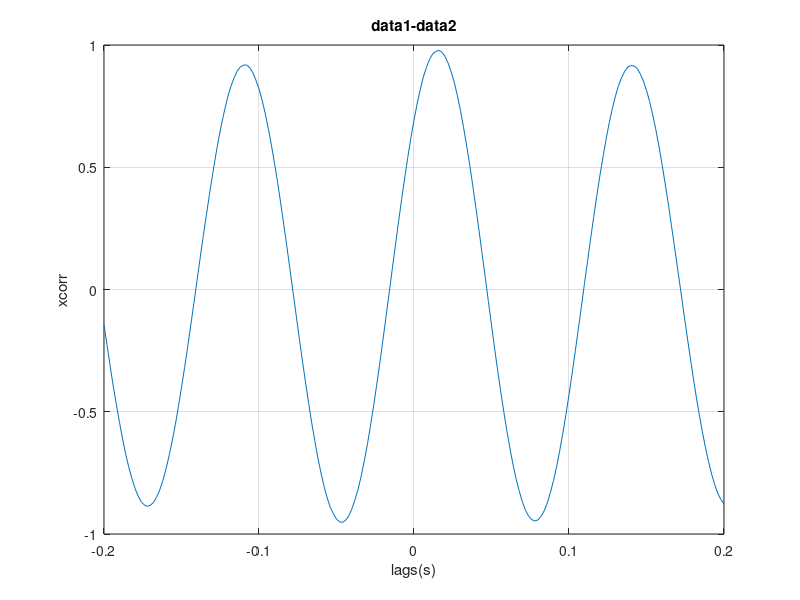
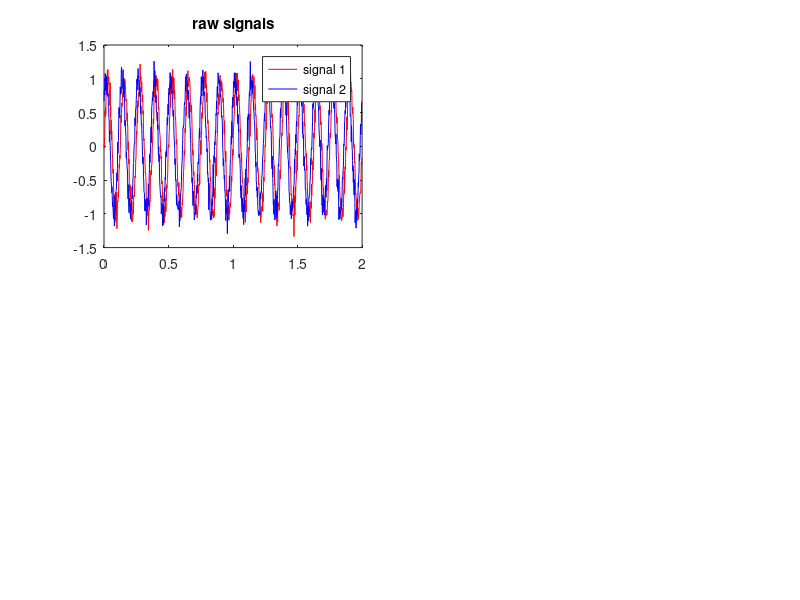

The MATLAB script that drew these images, in order: (Note: this script raises an error after producing the figures.)
%% Diversion: the Wiener-Khinchin theorem
% the fourier transform of a given signal's autocorrelation corresponds to
% the fourier transform of the signal itself
Fs = 500; dt = 1./Fs;
t = [0 2]; tvec = t(1):dt:t(2)-dt;
 
f1 = 8;
data1 = sin(2*pi*f1*tvec)+0.1*randn(size(tvec));
 
[acf,lags] = xcorr(data1,100,'coeff'); 
% xcorr(A),is the auto-correlation sequence
% 'coeff' = normalizes the sequence so that the auto-correlations at zero
% lag are identically 1.0
lags = lags.*(1./Fs); % convert samples to time
plot(lags,acf); grid on;

%% cross-correlation between two signals
f2 = 8;
data2 = sin(2*pi*f2*tvec+pi/4)+0.1*randn(size(tvec)); % phase-shifted version of data1
 
[ccf,lags] = xcorr(data1,data2,100,'coeff'); % now a cross-correlation
lags = lags.*(1./Fs); % convert samples to time
plot(lags,ccf); grid on;
xlabel('lags(s)');ylabel('xcorr');title('data1-data2');
% the plot shows the probablity of signal 2 at various time lags (between 
% -.2 and .2s) given that signal 1 at time 0

%% coherence
figure;
subplot(221);
plot(tvec,data1,'r',tvec,data2,'b'); legend({'signal 1','signal 2'});
title('raw signals');
 
[Pxx,F] = pwelch(data1,hanning(250),125,length(data1),Fs);
[Pyy,F] = pwelch(data2,hanning(250),125,length(data1),Fs);
subplot(222)
plot(F,abs(Pxx),'r',F,abs(Pyy),'b'); xlim([0 100]);
xlabel('Frequency (Hz)'); ylabel('power'); title('PSD');
 
[Pxy,F] = cpsd(data1,data2,hanning(250),125,length(data1),Fs);
% cross-spectrum function cpsd(data1,data2,window,overlaap,nFFT,Fs)
subplot(223)
plot(F,abs(Pxy)); xlim([0 100]);
xlabel('Frequency (Hz)'); ylabel('power'); title('cross-spectrum');
 
[acf,lags] = xcorr(data1,data2,100,'coeff');
lags = lags.*(1./Fs); % convert samples to time
 
subplot(224)
plot(lags,acf); grid on;
xlabel('time lag (s)'); ylabel('correlation ({\itr})'); title('xcorr');
%% if data1 twice as large the amplitude
data1 = 2 * (sin(2*pi*f1*tvec)+0.1*randn(size(tvec)));
figure;
subplot(221);
plot(tvec,data1,'r',tvec,data2,'b'); legend({'signal 1','signal 2'});
title('raw signals');
 
[Pxx,F] = pwelch(data1,hanning(250),125,length(data1),Fs);
[Pyy,F] = pwelch(data2,hanning(250),125,length(data1),Fs);
subplot(222)
plot(F,abs(Pxx),'r',F,abs(Pyy),'b'); xlim([0 100]);
xlabel('Frequency (Hz)'); ylabel('power'); title('PSD');
 
[Pxy,F] = cpsd(data1,data2,hanning(250),125,length(data1),Fs);
% cross-spectrum function cpsd(data1,data2,window,overlaap,nFFT,Fs)
subplot(223)
plot(F,abs(Pxy)); xlim([0 100]);
xlabel('Frequency (Hz)'); ylabel('power'); title('cross-spectrum');
 
[acf,lags] = xcorr(data1,data2,100,'coeff');
lags = lags.*(1./Fs); % convert samples to time
 
subplot(224)
plot(lags,acf); grid on;
xlabel('time lag (s)'); ylabel('correlation ({\itr})'); title('xcorr');
%  the cross-spectrum depends on the amplitude of the input signals.
% Thus, coherence normalizes the cross-spectrum by the spectra of the 
% individual signals.

%% compute the coherence by normalizing the cross-spectrum
% Verify that now there is no change in coherence when scaling data1 by a 
% factor 2 as above.
coeff = 2;
data1 = sin(2*pi*f1*tvec)+0.1*randn(size(tvec));
data1_scaled = coeff * data1;
data2 = sin(2*pi*f2*tvec+pi/4)+0.1*randn(size(tvec)); % phase-shifted data1
data1 = {data1,data1_scaled};
C =cell(1,2);
for n = 1:2
[Pxx,F] = pwelch(data1{n},hanning(250),125,length(data1{n}),Fs);
[Pyy,F] = pwelch(data2,hanning(250),125,length(data1{n}),Fs);
[Pxy,F] = cpsd(data1{n},data2,hanning(250),125,length(data1{n}),Fs);
C{n} = (abs(Pxy).^2)./(Pxx.*Pyy);
end

tf = isequal(C{1},C{2})
figure

plot(F,C{1},'b');
hold on
plot(F,C{2},'r');
set(gca,'Xlim',[0 20],'XTick',0:2:20)
title('Magnitude-squared Coherence')
xlablel('Frequency (Hz)')

%% cross spectrum phase
data1 = sin(2*pi*f1*tvec)+0.1*randn(size(tvec));
data2 = sin(2*pi*f2*tvec+pi/4)+0.1*randn(size(tvec)); % phase-shifted data1
[Pxy,F] = cpsd(data1,data2,hanning(250),125,length(data1),Fs);
figure
plot(F,angle(Pxy));
xlabel('Frequency (Hz)')
ylabel('Lag (\times\pi rad)')
title('Cross Spectrum Phase')
% cross-spectrum estimates are spaced at 500/1000(Fs/nFFT)=.5 so to return
% the phase estimates at 8Hz which should be close to the true values
phi8 = -angle(Pxy(8/.5+1)); % first freq bin corresponds to 0
lag8 = phi8/pi;% phi8 should be close to +pi/4

%% properties of the coherence measure: just verify some cases where we break the phase relationship
% e.g.1.two signals that have an 8Hz component in their power spectra are not necessarily coherent:
f = 0.5; % freq modulation (Hz) 
f2 = 8;f1 = 8;
m = 4; % freq modulation strength
wsz = 250; % window size 
t = [0 2]; tvec = t(1):dt:t(2)-dt; %  The coherence estimate should clean up somewhat as you increase the data length
data1 = sin(2*pi*f1*tvec)+0.1*randn(size(tvec));
data2 = sin(2*pi*f2*tvec+pi/4)+0.1*randn(size(tvec)); 

figure
subplot(421)
s2 = data2;
plot(tvec,s2,tvec,data1); title('signal 1 - constant phase');
 
subplot(422)
s3 = sin(2*pi*f2*tvec + m.*sin(2*pi*f*tvec - pi/2)) + 0.1*randn(size(tvec));
plot(tvec,s3,tvec,data1); title('signal 2 - varying phase');
 
subplot(423)
[Ps2,F] = pwelch(s2,hanning(wsz),wsz/2,length(data2),Fs);
plot(F,abs(Ps2)); title('PSD');
 
subplot(424)
[Ps3,F] = pwelch(s3,hanning(wsz),wsz/2,length(data2),Fs);
plot(F,abs(Ps3)); title('PSD');
 
subplot(425)
[C,F] = mscohere(data1,s2,hanning(wsz),wsz/2,length(data1),Fs); % shortcut to obtain coherence
plot(F,C); title('coherence'); xlabel('Frequency (Hz)');
 
subplot(426)
[C,F] = mscohere(data1,s3,hanning(wsz),wsz/2,length(data1),Fs);
plot(F,C); title('coherence'); xlabel('Frequency (Hz)');
 
[acf,lags] = xcorr(data1,s2,100,'coeff');
lags = lags.*(1./Fs); % convert samples to time
 
subplot(427)
plot(lags,acf); grid on;
xlabel('time lag (s)'); ylabel('correlation ({\itr})'); title('xcorr');
 
[acf,lags] = xcorr(data1,s3,100,'coeff');
lags = lags.*(1./Fs); % convert samples to time
 
subplot(428)
plot(lags,acf); grid on;
xlabel('time lag (s)'); ylabel('correlation ({\itr})'); title('xcorr');
%% e.g.2: 
% two signals both have 40hz components in PSD,but the times at which the 
% 40Hz oscillation is present do not actually overlap between the two signals
wsize = 500;
 
Fs = 500; dt = 1./Fs;
t = [0 2];
 
tvec = t(1):dt:t(2)-dt;
f1 = 40; f2 = 40;
 
% generate some square waves
mod1 = square(2*pi*4*tvec,20); mod1(mod1 < 0) = 0;
mod2 = square(2*pi*4*tvec+pi,20); mod2(mod2 < 0) = 0;
 
data1 = sin(2*pi*f1*tvec); data1 = data1.*mod1 + 0.01*randn(size(tvec));
data2 = sin(2*pi*f2*tvec); data2 = data2.*mod2 + 0.01*randn(size(tvec)) ;
figure
subplot(221);
plot(tvec,data1,'r',tvec,data2,'b'); legend({'signal 1','signal 2'});
title('raw signals');
 
[P1,F] = pwelch(data1,hanning(wsize),wsize/2,length(data2),Fs);
[P2,F] = pwelch(data2,hanning(wsize),wsize/2,length(data2),Fs);
subplot(222)
plot(F,abs(P1),'r',F,abs(P2),'b'); title('PSD');
 
subplot(223);
[C,F] = mscohere(data1,data2,hanning(wsize),wsize/2,length(data1),Fs);
plot(F,C); title('coherence'); xlabel('Frequency (Hz)');
 
[ccf,lags] = xcorr(data1,data2,100,'coeff');
lags = lags.*(1./Fs); % convert samples to time
 
subplot(224)
plot(lags,ccf); grid on;
xlabel('time lag (s)'); ylabel('correlation ({\itr})'); title('xcorr');

%% Application to real data
% load three simultaneously recorded LFPs, two from the same structure (but 
% a different electrode, both in ventral striatum) and one from a different 
% but anatomically related structure (hippocampus)
clear all
cd ('/Users/sirui/Documents/MATLAB/class/neuralDataAnalysis/Data/R016-2012-10-03')
LoadExpKeys;
cfg = []; 
cfg.fc = cat(2,ExpKeys.goodGamma(1:2),ExpKeys.goodTheta(1)); % cell array containing filenames to load
cfg.label = {'vStr1','vStr2','HC'};
csc = LoadCSC(cfg);
 
csc = restrict(csc,ExpKeys.TimeOnTrack(1),ExpKeys.TimeOffTrack(2)); % restrict to task
%% compute PSDs for each signal & coherence between signal pairs of interest

Fs = csc.cfg.hdr{1}.SamplingFrequency; 
wsize = 2048;
nS = length(csc.label);
for iS = 1:nS
    [P{iS},F{iS}] = pwelch(getd(csc,csc.label{iS}),hanning(wsize),wsize/2,2*wsize,Fs);
 
    for iS2 = iS+1:nS
        [C{iS,iS2},Fc{iS}] = mscohere(getd(csc,csc.label{iS}),getd(csc,csc.label{iS2}),hanning(wsize),wsize/2,2*wsize,Fs);
    end
end

%% plot
subplot(121)
cols = 'kgm';
for iS = 1:nS
h(iS) = plot(F{iS},10*log10(P{iS}),cols(iS),'LineWidth',2); hold on;
end
set(gca,'XLim',[0 150],'XTick',0:25:150,'FontSize',12); grid on;
legend(h,csc.label,'Location','Northeast'); legend boxoff;
xlabel('Frequency (Hz)'); ylabel('Power (dB)'); 
 
subplot(122); clear h;
h(1) = plot(Fc{1},C{1,2},'LineWidth',2); hold on;
h(2) = plot(Fc{1},C{1,3},'r','LineWidth',2);
set(gca,'XLim',[0 150],'XTick',0:25:150,'FontSize',12); grid on;
legend(h,{'vStr1-vStr2','vStr1-HC'},'Location','Northeast'); legend boxoff;
xlabel('Frequency (Hz)'); ylabel('Coherence');



%% Comparison of vStr-HC coherence between experimental conditions
% is the coherence between hippocampus and ventral striatum modulated by
% task events - if there is a change in coherence between approach to the 
% reward site and reward receipt. 
% using fieldtrip
cd('/Users/sirui/Documents/MATLAB/class/neuralDataAnalysis/Data/R016-2012-10-03'); 
LoadExpKeys;
 
cfg.fc = cat(2,ExpKeys.goodGamma(1:2),ExpKeys.goodTheta(1));
data = ft_read_neuralynx_interp(cfg.fc);
data.label = {'vStr1','vStr2','HC'};


%% trialify: extract task-specfic timestamps
% for this dataset toi are the times rat nosepoke into the reward
% receptacles in anticipation of receiving a number of pellets

data.hdr.Fs = data.fsample;
 
cfg = [];
cfg.trialfun = 'ft_trialfun_lineartracktone2';
cfg.trialdef.hdr = data.hdr;
cfg.trialdef.pre = 2.5; 
cfg.trialdef.post = 5; % define time window of interest
 
cfg.trialdef.eventtype = 'nosepoke'; % could be 'nosepoke', 'reward', 'cue'; this and what follows are all task-specific
cfg.trialdef.location = 'both'; % could be 'left', 'right', 'both'
cfg.trialdef.block = 'both'; % could be 'value', 'risk', 'both'
cfg.trialdef.cue = {'c1','c3','c5'}; % cell array with choice of elements {'c1','c3','c5','lo','hi'} (1, 3, 5 pellets; low and high risk)
 
[trl, event] = ft_trialfun_lineartracktone2(cfg);
cfg.trl = trl;
 
data_trl = ft_redefinetrial(cfg,data);

%% compute the trial-averaged cross-spectrum
% similar to the code used for computing spectrograms but changed
% cfg.output from 'pow' to 'powandcsd' (csd is used for cross-spectral
% density)
cfg              = [];
cfg.output       = 'powandcsd';
cfg.method       = 'mtmconvol';
cfg.taper        = 'hanning';
cfg.foi          = 1:1:100; % frequencies to use
cfg.t_ftimwin    = 20./cfg.foi;  % frequency-dependent, 20 cycles per time window
cfg.keeptrials   = 'yes';
cfg.channel      = {'vStr1', 'vStr2', 'HC1'};
cfg.channelcmb   = {'vStr2', 'vStr1';'vStr2', 'HC1'}; % channel pairs to compute csd for

cfg.toi          = -2:0.05:0; % toi: pre-nosepoke baseline (time 0 is time of nosepoke)

TFR_pre = ft_freqanalysis(cfg, data_trl);

%% compute the coherence from cross-spectrum and the individual spectra
cfg            = [];
cfg.method     = 'coh'; % compute coherence; other measures of connectivity are also available
fd             = ft_connectivityanalysis(cfg,TFR_pre);
%% plot
figure;
cols = 'rgb';
for iCmb = 1:size(fd.labelcmb,1)
    lbl{iCmb} = cat(2,fd.labelcmb{iCmb,1},'-',fd.labelcmb{iCmb,2});
 
    temp = nanmean(sq(fd.cohspctrm(iCmb,:,:)),2);
    h(iCmb) = plot(fd.freq,temp,cols(iCmb));
    hold on;
end
legend(h,lbl);






